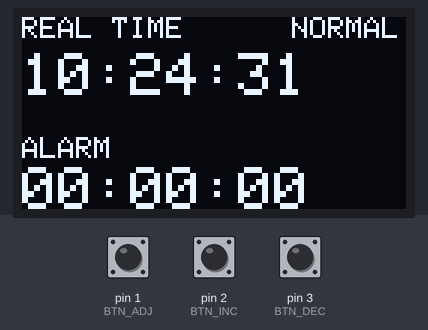
The sketch below on a simulated Arduino Uno, built with avr-gcc and run on an emulated ATmega328P. On the bench: 128×64 one-colour display. The test bench sets the inputs (shaded band); at power-on: pin 1 (BTN_ADJ) HIGH, pin 2 (BTN_INC) HIGH, pin 3 (BTN_DEC) HIGH. The local clock reads 2024-03-15 10:24:30 at power-on unless the sketch sets it.

Above: at 1.1 s.
2.3 s: pin 1 (BTN_ADJ) pulled LOW for 0.2 s
At 3.5 s:
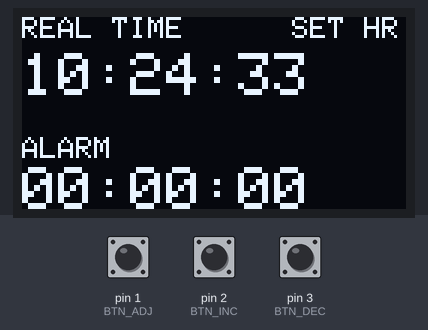
5.5 s: pin 1 (BTN_ADJ) pulled LOW for 1 s
At 6.9 s:
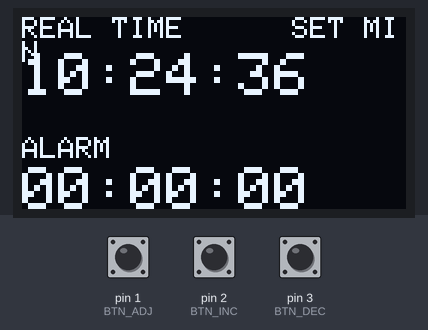
9.5 s: pin 1 (BTN_ADJ) pulled LOW for 0.2 s
At 10.9 s:
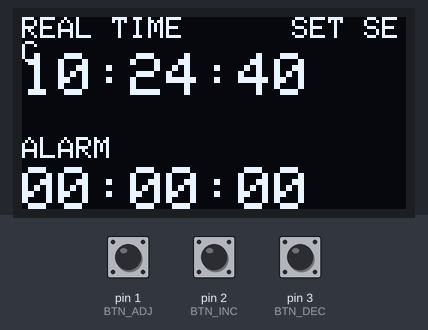
12.7 s: pin 1 (BTN_ADJ) pulled LOW for 3.2 s
At 14.9 s:
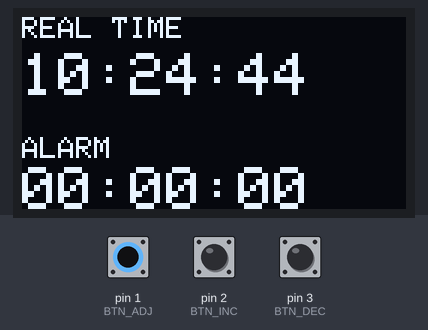
17.6 s: pin 1 (BTN_ADJ) pulled LOW for 0.2 s
At 19.9 s:
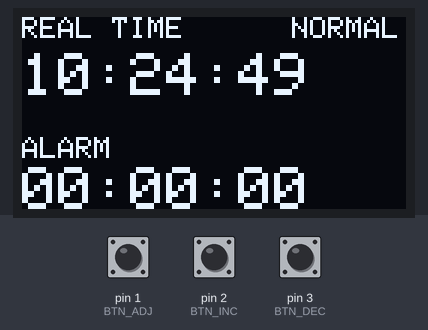
Timing chart, 0 to 20.6 s (numbered marks = the images above; inputs shaded):
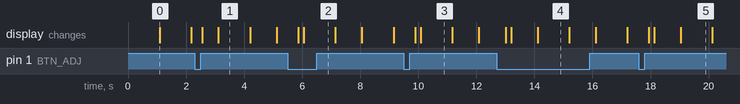

Measured:
- after the input at 2.3 s, the display: first changes after 0.27 s (image 1 shows a later state)
- after the input at 5.5 s, the display: first changes after 0.37 s (image 2 shows a later state)
- after the input at 9.5 s, the display: first changes after 0.40 s (image 3 shows a later state)
- after the input at 12.7 s, the display: first changes after 0.32 s (image 4 shows a later state)
- after the input at 17.6 s, the display: first changes after 0.34 s (image 5 shows a later state)
- what the display in image 0 shows lasts 1.1 s, from 1.1 s to 2.2 s

The sketch:

file.ino
```cpp
/*
   ============================================
        Experiment - 4 : Alarm Clock System
   ============================================

   Components Used:
   ----------------
   Arduino UNO
   DS1307 RTC Module
   SSD1306 OLED Display (I2C)
   3 Push Buttons
   Buzzer

   Pin Connections:
   ----------------
   P-adj  -> D1   (Mode Change)
   P+ve   -> D2   (Increase Value)
   P-ve   -> D3   (Decrease Value)

   Buzzer -> D12

   OLED + RTC:
   SDA -> A4
   SCL -> A5

   ============================================
   OPERATION
   ============================================

   P-adj Button Sequence:
   ----------------------
   1st Push -> Activate Alarm Setting Mode
   2nd Push -> Set Hour
   3rd Push -> Set Minute
   4th Push -> Set Second
   5th Push -> Exit Alarm Setting Mode

   P+ve Button:
   ------------
   Increase selected value

   P-ve Button:
   ------------
   Decrease selected value

   Alarm:
   -------
   When Alarm Time == RTC Time
   Buzzer will ring

   ============================================
*/


#include <Wire.h>
#include <RTClib.h>

#include <Adafruit_GFX.h>
#include <Adafruit_SSD1306.h>


// ================= OLED SETTINGS =================

#define SCREEN_WIDTH 128
#define SCREEN_HEIGHT 64

Adafruit_SSD1306 display(SCREEN_WIDTH, SCREEN_HEIGHT, &Wire, -1);


// ================= RTC OBJECT ====================

RTC_DS1307 rtc;


// ================= BUTTON PINS ===================

#define BTN_ADJ 1
#define BTN_INC 2
#define BTN_DEC 3


// ================= BUZZER PIN ====================

#define BUZZER 12


// ================= ALARM VARIABLES ===============

int alarmHour = 0;
int alarmMinute = 0;
int alarmSecond = 0;


// ================= MODE VARIABLES ================

/*
   mode = 0 -> Normal display
   mode = 1 -> Set Hour
   mode = 2 -> Set Minute
   mode = 3 -> Set Second
*/

int mode = 0;

bool alarmSettingActive = false;


// ================= BUTTON STATE ==================

bool lastAdjState = HIGH;
bool lastIncState = HIGH;
bool lastDecState = HIGH;


// =================================================
//                  SETUP
// =================================================

void setup()
{
  pinMode(BTN_ADJ, INPUT_PULLUP);
  pinMode(BTN_INC, INPUT_PULLUP);
  pinMode(BTN_DEC, INPUT_PULLUP);

  pinMode(BUZZER, OUTPUT);

  digitalWrite(BUZZER, LOW);

  Wire.begin();

  rtc.begin();

  // Uncomment only first time to set RTC time
  // rtc.adjust(DateTime(F(__DATE__), F(__TIME__)));


  // OLED START

  if (!display.begin(SSD1306_SWITCHCAPVCC, 0x3C))
  {
    while (1);
  }

  display.clearDisplay();
  display.display();

  delay(1000);
}


// =================================================
//                  MAIN LOOP
// =================================================

void loop()
{
  DateTime now = rtc.now();

  handleButtons();

  checkAlarm(now);

  displayData(now);

  delay(150);
}


// =================================================
//            HANDLE BUTTON OPERATIONS
// =================================================

void handleButtons()
{
  bool adjState = digitalRead(BTN_ADJ);
  bool incState = digitalRead(BTN_INC);
  bool decState = digitalRead(BTN_DEC);


  // =========================================
  // P-ADJ BUTTON
  // =========================================

  if (adjState == LOW && lastAdjState == HIGH)
  {
    delay(200);

    mode++;

    // 1st Push
    if (mode == 1)
    {
      alarmSettingActive = true;
    }

    // 5th Push
    if (mode > 4)
    {
      mode = 0;
      alarmSettingActive = false;
    }
  }


  // =========================================
  // P+ BUTTON
  // =========================================

  if (incState == LOW && lastIncState == HIGH)
  {
    delay(200);

    if (mode == 1)
    {
      alarmHour++;

      if (alarmHour > 23)
        alarmHour = 0;
    }

    else if (mode == 2)
    {
      alarmMinute++;

      if (alarmMinute > 59)
        alarmMinute = 0;
    }

    else if (mode == 3)
    {
      alarmSecond++;

      if (alarmSecond > 59)
        alarmSecond = 0;
    }
  }


  // =========================================
  // P- BUTTON
  // =========================================

  if (decState == LOW && lastDecState == HIGH)
  {
    delay(200);

    if (mode == 1)
    {
      alarmHour--;

      if (alarmHour < 0)
        alarmHour = 23;
    }

    else if (mode == 2)
    {
      alarmMinute--;

      if (alarmMinute < 0)
        alarmMinute = 59;
    }

    else if (mode == 3)
    {
      alarmSecond--;

      if (alarmSecond < 0)
        alarmSecond = 59;
    }
  }


  // SAVE BUTTON STATES

  lastAdjState = adjState;
  lastIncState = incState;
  lastDecState = decState;
}


// =================================================
//               CHECK ALARM
// =================================================

void checkAlarm(DateTime now)
{
  // Alarm Match
  if (
    now.hour() == alarmHour &&
    now.minute() == alarmMinute &&
    now.second() >= alarmSecond
  )
  {
    tone(BUZZER, 1000);
  }
  else
  {
    noTone(BUZZER);
  }
}


// =================================================
//               DISPLAY FUNCTION
// =================================================

void displayData(DateTime now)
{
  display.clearDisplay();

  display.setTextSize(1);
  display.setTextColor(WHITE);


  // =========================================
  // REAL TIME
  // =========================================

  display.setCursor(0, 0);
  display.println("REAL TIME");

  display.setTextSize(2);
  display.setCursor(0, 12);

  print2digit(now.hour());
  display.print(":");

  print2digit(now.minute());
  display.print(":");

  print2digit(now.second());


  // =========================================
  // ALARM TIME
  // =========================================

  display.setTextSize(1);

  display.setCursor(0, 40);
  display.println("ALARM");

  display.setTextSize(2);

  display.setCursor(0, 50);

  print2digit(alarmHour);
  display.print(":");

  print2digit(alarmMinute);
  display.print(":");

  print2digit(alarmSecond);


  // =========================================
  // MODE DISPLAY
  // =========================================

  display.setTextSize(1);

  display.setCursor(90, 0);

  if (mode == 0)
  {
    display.println("NORMAL");
  }

  else if (mode == 1)
  {
    display.println("SET HR");
  }

  else if (mode == 2)
  {
    display.println("SET MIN");
  }

  else if (mode == 3)
  {
    display.println("SET SEC");
  }


  display.display();
}


// =================================================
//         PRINT TWO DIGIT NUMBER
// =================================================

void print2digit(int number)
{
  if (number < 10)
  {
    display.print("0");
  }

  display.print(number);
}
```
